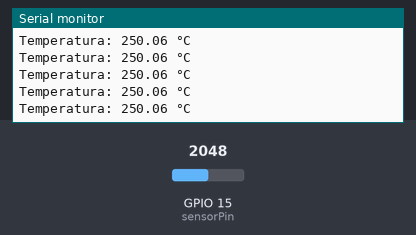
Recording of a sketch running on a simulated ESP32. On the bench: the last lines printed to the serial monitor. The inputs (shaded band) are chosen by the test bench; at power-on: GPIO 15 (sensorPin) = 2048.

Above: at 1.2 s.
1.3 s: GPIO 15 (sensorPin) set to 2866
At 1.31 s:
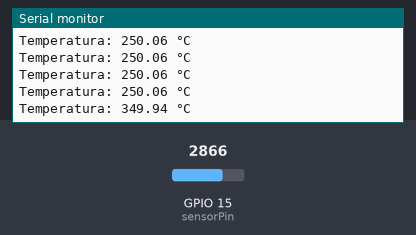
2.8 s: GPIO 15 (sensorPin) set to 3603
At 2.81 s:
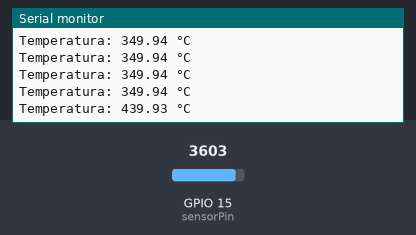
Timing chart, 0 to 5.8 s (numbered marks = the images above; inputs shaded):
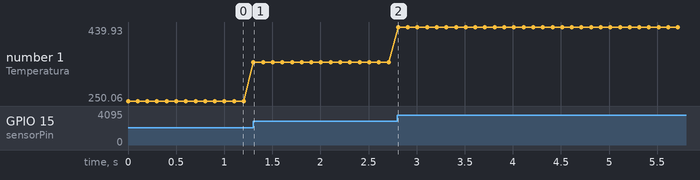

Measured:
- after the input at 1.3 s, the serial monitor: prints a new line at once (image 1)
- after the input at 2.8 s, the serial monitor: prints a new line at once (image 2)
- plotted number 1: 250.06 → 349.94 after the input at 1.3 s, 349.94 → 439.93 after the input at 2.8 s

The sketch:

sketch.ino
```cpp
const int sensorPin = 15;

void setup() {
  Serial.begin(9600);
}

void loop() {
  int sensorValue = analogRead(sensorPin);

  // Convertir el valor leído a temperatura en grados Celsius
  float temperatura = sensorValue * (5.0 / 4095.0) * 100.0; // Para ESP32 el rango es de 0 a 4095


  Serial.print("Temperatura: ");
  Serial.print(temperatura);
  Serial.println(" °C");

  // Esperar un breve período de tiempo antes de tomar otra lectura
  delay(100);
}
```
